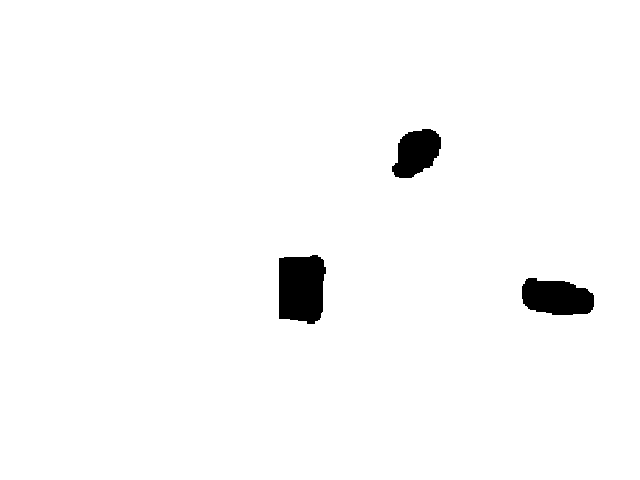
%> input picture RRT/code/thresh.png, 640 x 480 px
$ octave RRT.m   (GNU Octave 9; MATLAB toolbox functions it lacks are replaced by stand-ins)
%> lines starting %> are read from the running program, lines starting %| are printed output that depends on the picture; in (x1, y1, x2, y2) boxes, pixels count from 0 and x2, y2 are one past the last pixel; in counts of white or black regions, pixels touching at a corner belong together; the program's own positions count from 1
### RRT/code/collisionChecking.m
function feasible=collisionChecking(startPose,goalPose,map)

feasible=true;
dir=atan2(goalPose(1)-startPose(1),goalPose(2)-startPose(2));
for r=0:0.5:sqrt(sum((startPose-goalPose).^2))
    posCheck = startPose + r.*[sin(dir) cos(dir)];
    if ~(feasiblePoint(ceil(posCheck),map) && feasiblePoint(floor(posCheck),map) && ...
            feasiblePoint([ceil(posCheck(1)) floor(posCheck(2))],map) && feasiblePoint([floor(posCheck(1)) ceil(posCheck(2))],map))
        feasible=false;break;
    end
    if ~feasiblePoint([floor(goalPose(1)),ceil(goalPose(2))],map), feasible=false; end

end

function feasible=feasiblePoint(point,map)
feasible=true;
if ~(point(1)>=1 &&  point(1)<=size(map,2) && point(2)>=1 && point(2)<=size(map,1) && map(point(2),point(1))==255)
    feasible=false;
end

### RRT/code/node_index.m
function n_index = node_index(T_LIST,xval,yval)
    %This function returns the index of the location of a node in the T_LIST
    i=1;
    while ( T_LIST(i,1) ~= xval || T_LIST(i,2) ~= yval )
        i=i+1;
    end
    n_index=i;
end

### RRT/code/RRT.m
%% 流程初始化
clear all; close all;
x_I=600; y_I=120;           % 设置初始点
x_G=155; y_G=225;       % 设置目标点
Thr=30;                 % 设置目标点阈值
Delta= 30;              % 设置扩展步长
%% 建树初始化
T.v(1).x = x_I;         % T是我们要做的树，v是节点，这里先把起始点加入到T里面来
T.v(1).y = y_I;
T.v(1).xPrev = x_I;     % 起始节点的父节点仍然是其本身
T.v(1).yPrev = y_I;
T.v(1).dist=0;          % 从父节点到该节点的距离，这里可取欧氏距离
T.v(1).indPrev = 0;     %
%% 开始搜索并构建树
figure(1);
ImpRgb=imread('thresh.png');
%> ImpRgb is the input picture: size 480x640x3 uint8; 97.8% white; 3 black regions, box (x1, y1, x2, y2) and area: (279, 255, 326, 324) 2828, (522, 278, 594, 315) 2098, (392, 129, 441, 178) 1684
Imp=rgb2gray(ImpRgb);
Img2 = imread('2020_11_10_15_30_41aligned_color_image.png');
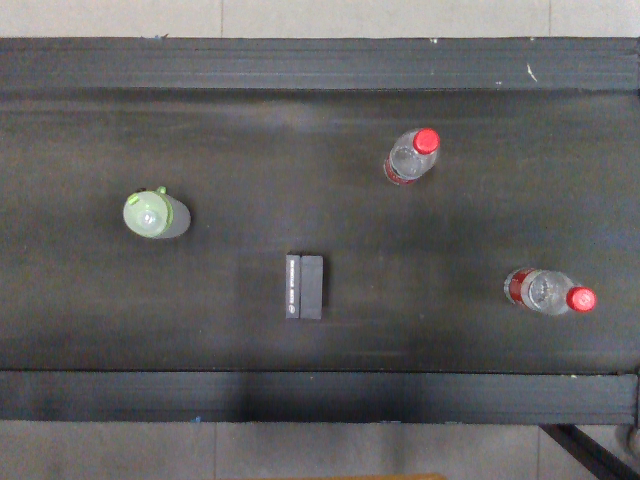
%> input picture RRT/code/2020_11_10_15_30_41aligned_color_image.png, 640 x 480 px
%> Img2 is the input picture: size 480x640x3 uint8; mean R, G, B 97.1, 95.8, 95.9
imshow(Img2)
xL=size(Imp,1);%地图x轴长度
%> xL = 480
yL=size(Imp,2);%地图y轴长度
%> yL = 640
hold on
plot(x_I, y_I, 'ro', 'MarkerSize',5, 'MarkerFaceColor','r');
plot(x_G, y_G, 'go', 'MarkerSize',5, 'MarkerFaceColor','g');% 绘制起点和目标点
count=1;
for iter = 1:3000
    p_rand=[];
    %Step 1: 在地图中随机采样一个点x_rand
    %提示：用（p_rand(1),p_rand(2)）表示环境中采样点的坐标
    p_rand(1)=ceil(rand()*xL); % rand()生成的是0~1均匀分布的随机数，乘以800再向上取整，数便为[1,800]间的整数
    p_rand(2)=ceil(rand()*yL);

    p_near=[];
    %Step 2: 遍历树，从树中找到最近邻近点x_near
    %提示：x_near已经在树T里
    min_distance = 1000;
    for i=1:count
        distance = sqrt( ( T.v(i).x - p_rand(1) )^2 + ( T.v(i).y - p_rand(2) )^2 );
        if distance < min_distance
            min_distance = distance;
            index = i;
        end
    end
%> after the loop, index = 1
    p_near(1) = T.v(index).x;
    p_near(2) = T.v(index).y;

    p_new=[];
    %Step 3: 扩展得到x_new节点
    %提示：注意使用扩展步长Delta
    p_new(1) = p_near(1) + round( ( p_rand(1)-p_near(1) ) * Delta/min_distance );
    p_new(2) = p_near(2) + round( ( p_rand(2)-p_near(2) ) * Delta/min_distance );

    %检查节点是否是collision-free
    if ~collisionChecking(p_near,p_new,Imp)
%> after the loop in collisionChecking, `for r=0:0.5:sqrt(sum((startPose-goalPose).^2))`: feasible = true
       continue;
    end
    count=count+1;
%> count = 2

    %Step 4: 将x_new插入树T
    %提示：新节点x_new的父节点是x_near
    T.v(count).x = p_new(1);
    T.v(count).y = p_new(2);
    T.v(count).xPrev = p_near(1);
    T.v(count).yPrev = p_near(2);
    T.v(count).dist = min_distance;

    %Step 5:检查是否到达目标点附近
    %提示：注意使用目标点阈值Thr，若当前节点和终点的欧式距离小于Thr，则跳出当前for循环
    new_distance = sqrt( ( p_new(1) - x_G )^2 + ( p_new(2) - y_G )^2 );
%> new_distance = 438
    if new_distance <= Thr
        plot(p_new(1), p_new(2), 'bo', 'MarkerSize',2, 'MarkerFaceColor','b'); % 绘制x_new
        line( [p_new(1) p_near(1)], [p_new(2) p_near(2)], 'Marker','.','LineStyle','-'); %连接x_near和x_new
        line( [x_G p_new(1)], [y_G p_new(2)], 'Marker','.','LineStyle','-'); %连接x_Target和x_new
        break;
    end

    %Step 6:将x_near和x_new之间的路径画出来
    %提示 1：使用plot绘制，因为要多次在同一张图上绘制线段，所以每次使用plot后需要接上hold on命令
    %提示 2：在判断终点条件弹出for循环前，记得把x_near和x_new之间的路径画出来
    plot(p_new(1), p_new(2), 'bo', 'MarkerSize',2, 'MarkerFaceColor','b'); % 绘制x_new
    line( [p_new(1) p_near(1)], [p_new(2) p_near(2)], 'Marker','.','LineStyle','-'); %连接x_near和x_new
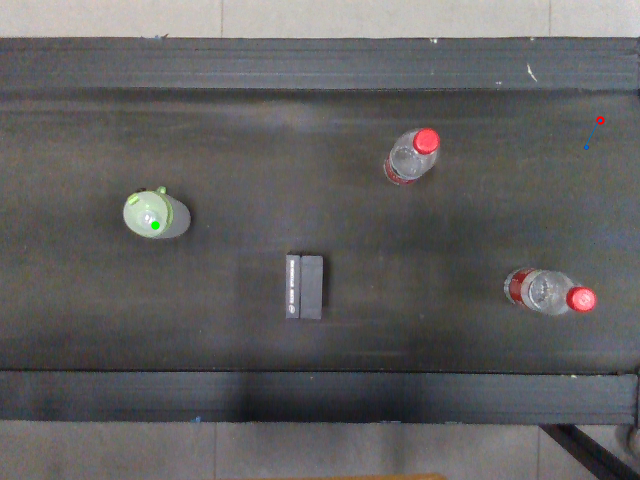
%> figure redrawn from the program's plot data
    hold on;

    pause(0.1); %暂停0.1s，使得RRT扩展过程容易观察
end

%% 画出路径
T_LIST = zeros(size(T.v, 2), 5);
for i=1:size(T.v, 2)
    T_LIST(i,1) = T.v(i).x;
    T_LIST(i,2) = T.v(i).y;
    T_LIST(i,3) = T.v(i).xPrev;
    T_LIST(i,4) = T.v(i).yPrev;
    T_LIST(i,5) = i;
end
%> this loop made 74 passes

path = [];
path_count = 1;
path(path_count,1) = x_G;
path(path_count,2) = y_G;
path_count = path_count + 1;
path(path_count,1) = p_new(1);
path(path_count,2) = p_new(2);
n_index = node_index(T_LIST, p_new(1), p_new(2));
%> the loop in node_index, `while ( T_LIST(i,1) ~= xval || T_LIST(i,2) ~= yval )` made 73 passes
path_count = path_count + 1;
path(path_count,1) = T_LIST(i,3);
path(path_count,2) = T_LIST(i,4);
while path(path_count,1) ~= x_I || path(path_count,2) ~= y_I
    new_n_index = node_index(T_LIST, path(path_count,1), path(path_count,2));
    path_count = path_count + 1;
    path(path_count,1) = T_LIST(new_n_index,3);
    path(path_count,2) = T_LIST(new_n_index,4);
    n_index = new_n_index;
end
%> this loop made 19 passes

for i=size(path,1)-1 :-1: 1
    line( [path(i,1) path(i+1,1)], [path(i,2) path(i+1,2)], 'Marker','.','LineStyle','-','color','r'); %连接x_near和x_new
    hold on;
    pause(0.1); %暂停0.1s，使得RRT扩展过程容易观察
end
%> this loop made 21 passes
%> i on passes 1, 2, 3, 4, 5, 6, 7, 8, 9, 10, 12, 13: 21, 20, 19, 18, 17, 16, 15, 14, 13, 12, 10, 9
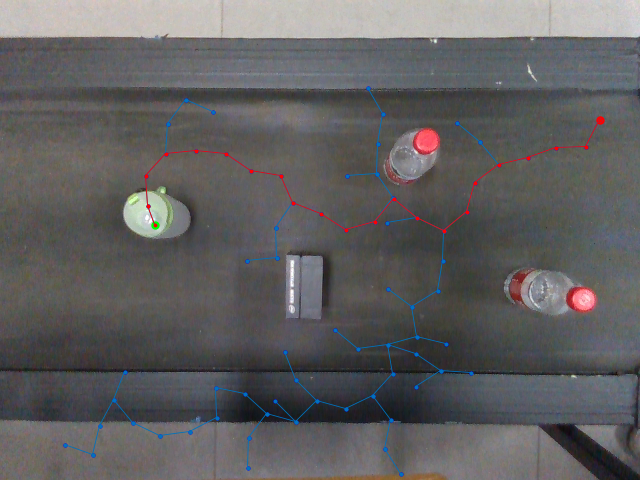
%> figure redrawn from the program's plot data
